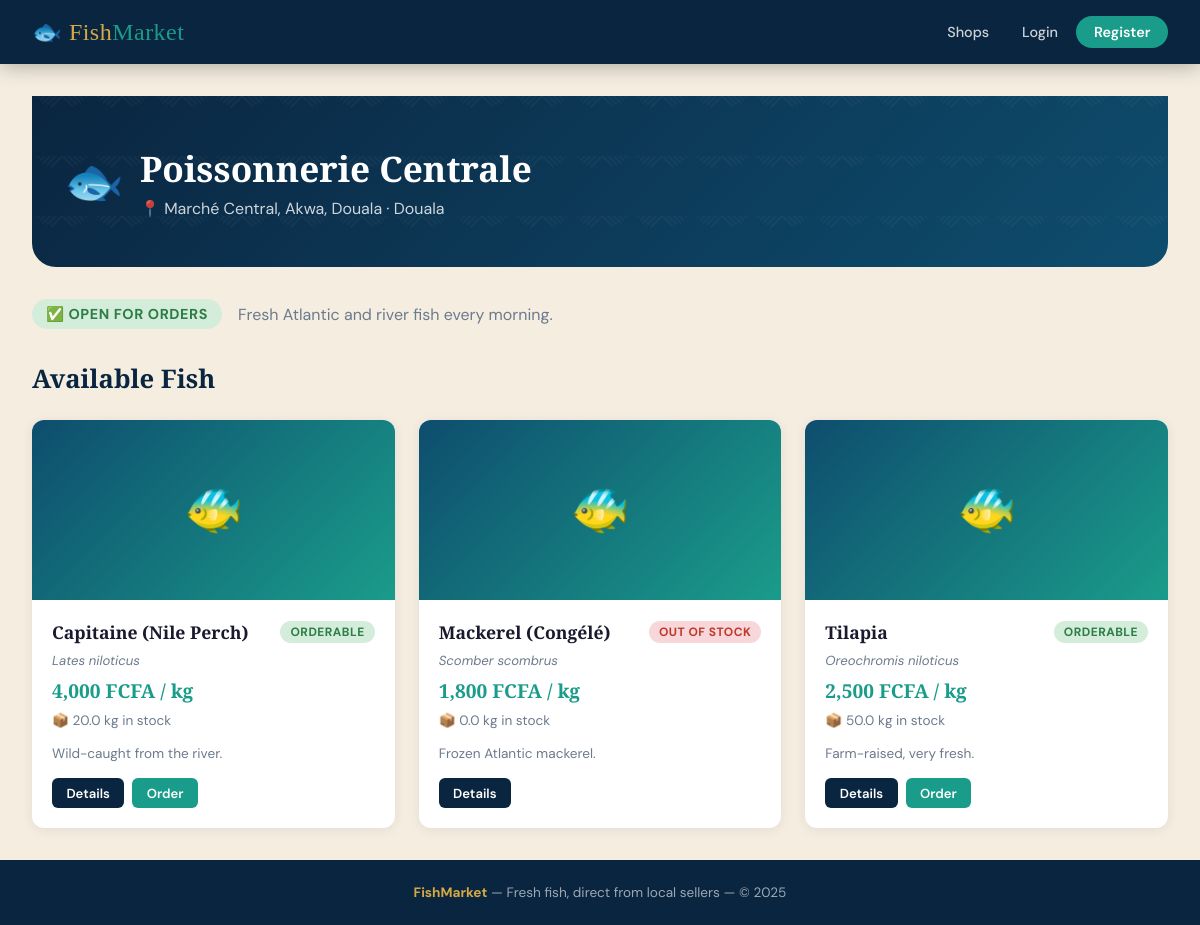
/shop/1, run on the app's committed database.
### app.py (models this page shows)
class Shop(db.Model):
    __tablename__ = "shops"
    id          = db.Column(db.Integer, primary_key=True)
    seller_id   = db.Column(db.Integer, db.ForeignKey("users.id"), nullable=False, unique=True)
    name        = db.Column(db.String(120), nullable=False)
    description = db.Column(db.Text)
    location    = db.Column(db.String(255), nullable=False)
    city        = db.Column(db.String(80))
    logo_url    = db.Column(db.String(255))
    is_open     = db.Column(db.Boolean, default=True)   # shop open/closed toggle
    created_at  = db.Column(db.DateTime, default=datetime.utcnow)
    seller  = db.relationship("User",  back_populates="shop")
    fishes  = db.relationship("Fish",  back_populates="shop", cascade="all, delete-orphan")
    orders  = db.relationship("Order", back_populates="shop")

class Fish(db.Model):
    __tablename__ = "fishes"
    id           = db.Column(db.Integer, primary_key=True)
    shop_id      = db.Column(db.Integer, db.ForeignKey("shops.id"), nullable=False)
    name         = db.Column(db.String(120), nullable=False)
    species      = db.Column(db.String(120))
    description  = db.Column(db.Text)
    price_per_kg = db.Column(db.Float, nullable=False)
    stock_kg     = db.Column(db.Float, default=0.0)     # 0 = out of stock
    is_orderable = db.Column(db.Boolean, default=True)  # seller decides if ordering is open
    image_url    = db.Column(db.String(255))
    created_at   = db.Column(db.DateTime, default=datetime.utcnow)
    shop        = db.relationship("Shop",      back_populates="fishes")
    order_items = db.relationship("OrderItem", back_populates="fish")
    @property
    def available(self):
        return self.is_orderable and self.stock_kg > 0 and self.shop.is_open

### app.py (the view)
@app.route("/shop/<int:shop_id>")
def shop_detail(shop_id):
    shop   = Shop.query.get_or_404(shop_id)
    fishes = Fish.query.filter_by(shop_id=shop_id).order_by(Fish.name).all()
    return render_template("shop_detail.html", shop=shop, fishes=fishes, user=current_user())

### app.py (called while the page is built)
def current_user():
    if "user_id" in session:
        return db.session.get(User, session["user_id"])
    return None

### templates/shop_detail.html (shortened to what this page needs)
{% extends "base.html" %}
{% block content %}
<div class="page-header">
  <div class="flex items-center gap-2">
    <span style="font-size:3rem;">{{ shop.logo_url or '🐟' }}</span>
    <div>
      <h1>{{ shop.name }}</h1>
      <p>📍 {{ shop.location }}{% if shop.city %} &middot; {{ shop.city }}{% endif %}</p>
    </div>
  </div>
</div>
<div style="display:flex;gap:1rem;align-items:center;margin-bottom:2rem;flex-wrap:wrap;">
  {% if shop.is_open %}
    <span class="badge badge-green" style="font-size:0.9rem;padding:6px 14px;">✅ Open for Orders</span>
  {% else %}
    <span class="badge badge-red" style="font-size:0.9rem;padding:6px 14px;">❌ Currently Closed</span>
  {% endif %}
  {% if shop.description %}<p class="text-muted">{{ shop.description }}</p>{% endif %}
</div>
<h2 class="section-title">Available Fish</h2>
{% if fishes %}
<div class="grid grid-3">
  {% for fish in fishes %}
  <div class="card">
    {% if fish.image_url %}
      <img src="{{ fish.image_url }}" alt="{{ fish.name }}" class="fish-img">
    {% else %}
      <div class="fish-img-placeholder">🐠</div>
    {% endif %}
    <div class="card-body">
      <div class="flex justify-between items-center mb-1">
        <h3 style="font-family:'Playfair Display',serif;font-size:1.1rem;">{{ fish.name }}</h3>
        {% if fish.available %}
          <span class="badge badge-green">Orderable</span>
        {% elif fish.stock_kg == 0 %}
          <span class="badge badge-red">Out of Stock</span>
        {% else %}
          <span class="badge badge-gray">Not Available</span>
        {% endif %}
      </div>
      {% if fish.species %}
        <p class="text-muted mb-1" style="font-style:italic;font-size:0.82rem;">{{ fish.species }}</p>
      {% endif %}
      <p class="price mb-1">{{ "{:,.0f}".format(fish.price_per_kg) }} FCFA / kg</p>
      <p class="text-muted mb-2" style="font-size:0.85rem;">📦 {{ fish.stock_kg }} kg in stock</p>
      {% if fish.description %}
        <p class="text-muted mb-2" style="font-size:0.85rem;">{{ fish.description[:100] }}</p>
      {% endif %}
      <div style="display:flex;gap:0.5rem;">
        <a href="{{ url_for('fish_detail', fish_id=fish.id) }}" class="btn btn-ocean btn-sm">Details</a>
        {% if fish.available %}
          <a href="{{ url_for('place_order', fish_id=fish.id) }}" class="btn btn-primary btn-sm">Order</a>
        {% endif %}
      </div>
    </div>
  </div>
  {% endfor %}
</div>
{% else %}
<div class="empty-state"><div class="empty-icon">🐟</div><p>No fish listed in this shop yet.</p></div>
{% endif %}
{% endblock %}

### templates/base.html (style rules this page uses)
:root { --ocean: #0a2540; --tide: #0e4d6e; --seafoam: #1a9c8a; --coral: #e8533e; --sand: #f5ede0; --gold: #d4a843; --white: #ffffff; --text: #1a1a2e; --muted: #6c7a8d; --card-bg: #ffffff; --border: #e2e8f0; --success: #2d7d46; --danger: #c0392b; --warning: #d4a017; --info: #1565a0; }
*, *::before, *::after { box-sizing: border-box; margin: 0; padding: 0; }
html { scroll-behavior: smooth; }
body { font-family: 'DM Sans', sans-serif; background: var(--sand); color: var(--text); min-height: 100vh; display: flex; flex-direction: column; }
.card { background: var(--card-bg); border-radius: 12px; box-shadow: 0 2px 12px rgba(10,37,64,0.08); overflow: hidden; transition: box-shadow 0.2s, transform 0.2s; }
.card-body { padding: 1.25rem; }
.btn { display: inline-block; padding: 0.6rem 1.4rem; border-radius: 8px; font-weight: 600; font-size: 0.9rem; cursor: pointer; border: none; text-decoration: none; transition: all 0.2s; text-align: center; font-family: 'DM Sans', sans-serif; }
.btn-primary { background: var(--seafoam); color: #fff; }
.btn-ocean { background: var(--ocean); color: #fff; }
.btn-sm { padding: 0.4rem 0.9rem; font-size: 0.82rem; border-radius: 6px; }
.page-header { background: linear-gradient(135deg, var(--ocean) 0%, var(--tide) 100%); color: white; padding: 3rem 2rem; margin-bottom: 2rem; border-radius: 0 0 24px 24px; position: relative; overflow: hidden; }
.page-header::before { content: ''; position: absolute; inset: 0; }
.page-header h1 { font-family: 'Playfair Display', serif; font-size: 2.2rem; position: relative; }
.page-header p { opacity: 0.8; margin-top: 0.4rem; position: relative; }
.badge { display: inline-block; padding: 3px 10px; border-radius: 20px; font-size: 0.75rem; font-weight: 700; text-transform: uppercase; letter-spacing: 0.04em; }
.badge-green { background: #d4edda; color: var(--success); }
.badge-red { background: #f8d7da; color: var(--danger); }
.grid { display: grid; gap: 1.5rem; }
.grid-3 { grid-template-columns: repeat(auto-fill, minmax(280px, 1fr)); }
.text-muted { color: var(--muted); }
.mb-1 { margin-bottom: 0.5rem; }
.mb-2 { margin-bottom: 1rem; }
.flex { display: flex; }
.items-center { align-items: center; }
.justify-between { justify-content: space-between; }
.gap-2 { gap: 1rem; }
.fish-img-placeholder { width: 100%; height: 180px; background: linear-gradient(135deg, var(--tide), var(--seafoam)); display: flex; align-items: center; justify-content: center; font-size: 3rem; }
.section-title { font-family: 'Playfair Display', serif; font-size: 1.6rem; color: var(--ocean); margin-bottom: 1.5rem; }
.price { font-family: 'Playfair Display', serif; color: var(--seafoam); font-size: 1.2rem; font-weight: 700; }

### data on the page
Shop: logo_url "🐟", name "Poissonnerie Centrale", location "Marché Central, Akwa, Douala", city "Douala", description "Fresh Atlantic and river fish every morning."
Fish: name "Capitaine (Nile Perch)", is_orderable "ORDERABLE", species "Lates niloticus", price_per_kg "4,000", stock_kg "20.0", description "Wild-caught from the river."
Fish: name "Mackerel (Congélé)", is_orderable "OUT OF STOCK", species "Scomber scombrus", price_per_kg "1,800", stock_kg "0.0", description "Frozen Atlantic mackerel."
Fish: name "Tilapia", is_orderable "ORDERABLE", species "Oreochromis niloticus", price_per_kg "2,500", stock_kg "50.0", description "Farm-raised, very fresh."

### other printed values
{{ 2025 }} "2025"
